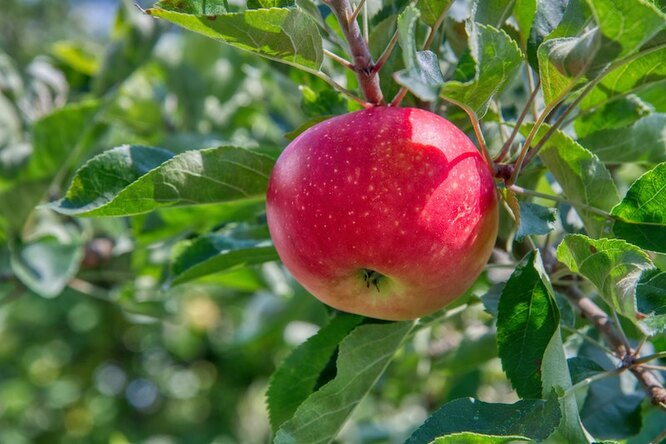
#> input picture lab2/imgs/apple_tree.jpg, 666 x 444 px
$ python v1.py
#> lines starting #> are read from the running program, lines starting #| are printed output that depends on the picture
import numpy as np
import matplotlib.pyplot as plt
from matplotlib.patches import Rectangle
from skimage.metrics import structural_similarity as ssim
import cv2


def template_match(image, template, step=2):
    full_w,full_h = image.shape[:2]
    sub_w,sub_h = template.shape[:2]
    winW = 0
    found = False
    while winW < full_w - sub_w and found == False:
        winH = 0
        while winH < full_h - sub_h:
            window = image[winW:winW+sub_w, winH:winH+sub_h]
            if ssim(template, window) > 0.80:
                found = True
                print("found", ssim(template, window))
                ig, ax = plt.subplots()
                plt.imshow(image, cmap='gray')
                rect = Rectangle((winH, winW), sub_h, sub_w, edgecolor='r', facecolor='none')
                print(winW, winH, sub_w, sub_h)
                ax.add_patch(rect)
                plt.show()
                cv2.waitKey(0)
                break
            winH += step
        winW += step
    print("didnt found")

full_image =  cv2.imread("imgs/apple_tree.jpg", 0)
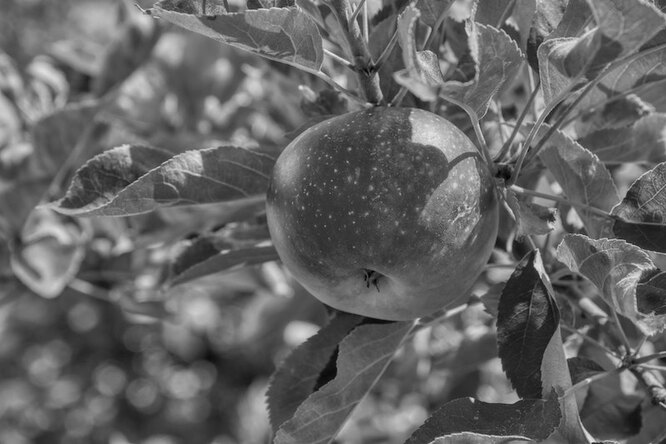
#> full_image: shape (444, 666); min 0, max 236, mean 100.6
sub_image = cv2.imread("imgs/apple.jpg", 0)
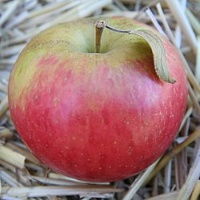
#> input picture lab2/imgs/apple.jpg, 200 x 200 px
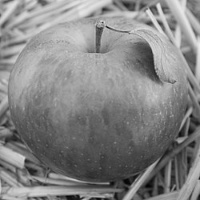
#> sub_image: shape (200, 200); min 3, max 235, mean 132
# [9 lines of commented-out code are left out]

template_match(full_image, sub_image, 10)
#> in template_match, `window = image[winW:winW+sub_w, winH:winH+sub_h]`:
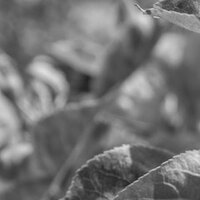
#> window: shape (200, 200); min 32, max 224, mean 115.5


# [9 lines of commented-out code are left out]
